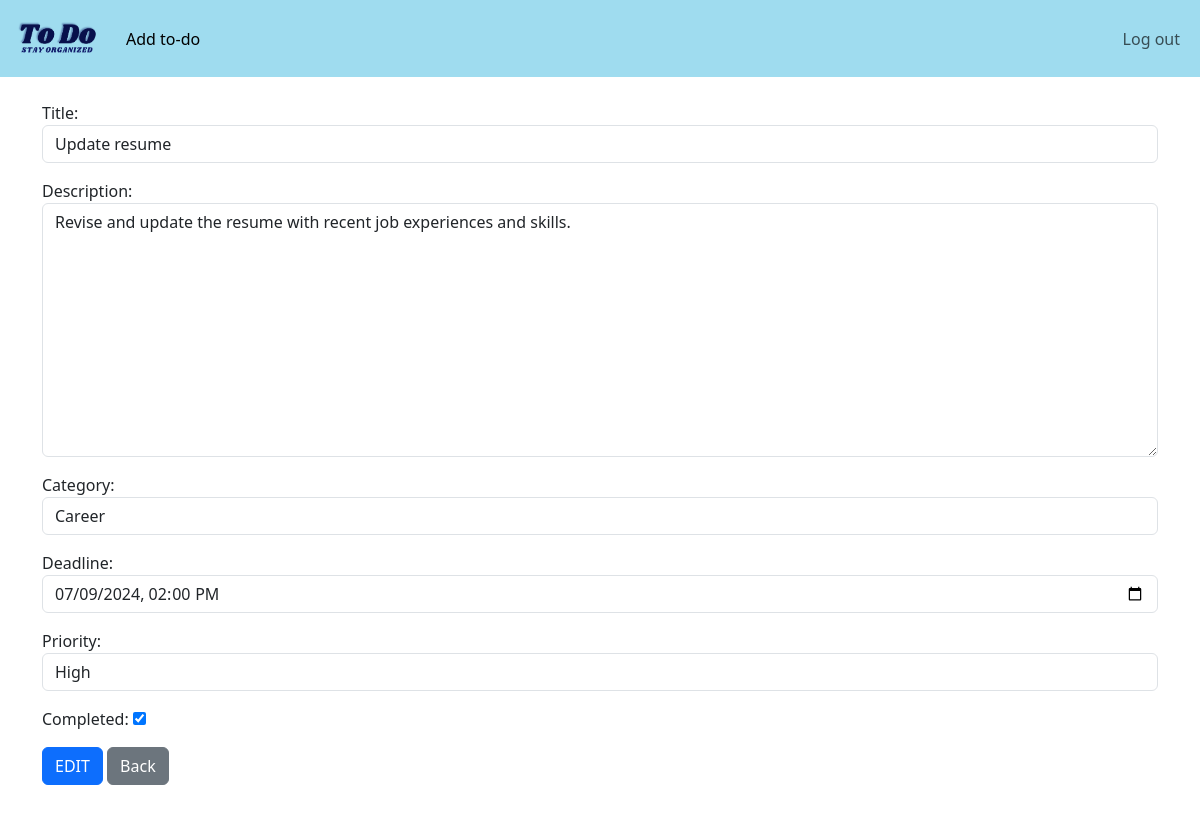
The page /task/25/edit/ (signed in) on the database its author committed.
### website/models.py (models this page shows, shortened)
class Task(models.Model):
    PRIORITY_CHOICES = [
        ('L', 'Low'),
        ('M', 'Medium'),
        ('H', 'High'),
    ]
    user = models.ForeignKey(User, on_delete=models.CASCADE)
    created_at = models.DateTimeField(auto_now_add=True)
    title = models.CharField(max_length=100)
    description = models.TextField()
    category = models.CharField(max_length=50, blank=True, null=True)
    deadline = models.DateTimeField(blank=True, null=True)
    priority = models.CharField(max_length=1, choices=PRIORITY_CHOICES, default='M')
    completed = models.BooleanField(default=False)

### website/views.py (the view)
# urls.py: path('task/<int:pk>/edit/', views.edit_task, name = 'edit_task'),
def edit_task(request, pk):
    if request.user.is_authenticated:
        task_to_edit = get_object_or_404(Task, id=pk, user=request.user)
        form = AddATaskForm(request.POST or None, instance=task_to_edit)
        if form.is_valid():
            form.save()
            messages.success(request, "Task has been edited successfully!")
            return redirect('home')
        return render(request, 'edit_task.html', {'form': form})
    else:
        messages.success(request, "You must be logged in! Log in and try again...")
        return redirect('home')

### website/forms.py
class AddATaskForm(forms.ModelForm):
    PRIORITY_CHOICES = [
        ('L', 'Low'),
        ('M', 'Medium'),
        ('H', 'High'),
    ]
    title = forms.CharField(label="Title", widget=forms.TextInput(attrs={'class': 'form-control', 'placeholder': 'Enter task title'}))
    description = forms.CharField(label="Description", widget=forms.Textarea(attrs={'class': 'form-control', 'placeholder': 'Enter task description'}))
    category = forms.CharField(label="Category", required=False, widget=forms.TextInput(attrs={'class': 'form-control', 'placeholder': 'Enter task category'}))
    deadline = forms.DateTimeField(label="Deadline", required=False, widget=forms.DateTimeInput(attrs={'class': 'form-control', 'placeholder': 'Select deadline', 'type': 'datetime-local'}))
    priority = forms.ChoiceField(label="Priority", choices=PRIORITY_CHOICES, widget=forms.Select(attrs={'class': 'form-control'}))
    completed = forms.BooleanField(label="Completed", required=False)
    class Meta():
        model = Task
        fields = ('title', 'description', 'category', 'deadline', 'priority', 'completed')

### website/templates/edit_task.html (shortened to what this page needs)
{% extends 'base.html' %}
{% block content %}
<form method="post">
    {{ form.as_p }}
    <button type="submit" class="btn btn-primary">EDIT</button>
    <a href = "{% url 'home' %}" class = "btn btn-secondary"> Back</a>
</form>
<br/>
<br/>
<br/>
{% endblock %}

### rows shown on the page
Task: title "Update resume", description "Revise and update the resume with recent job experiences and skills.", category "Career", deadline "07/09/2024 14:00", priority "High", completed "☑"
